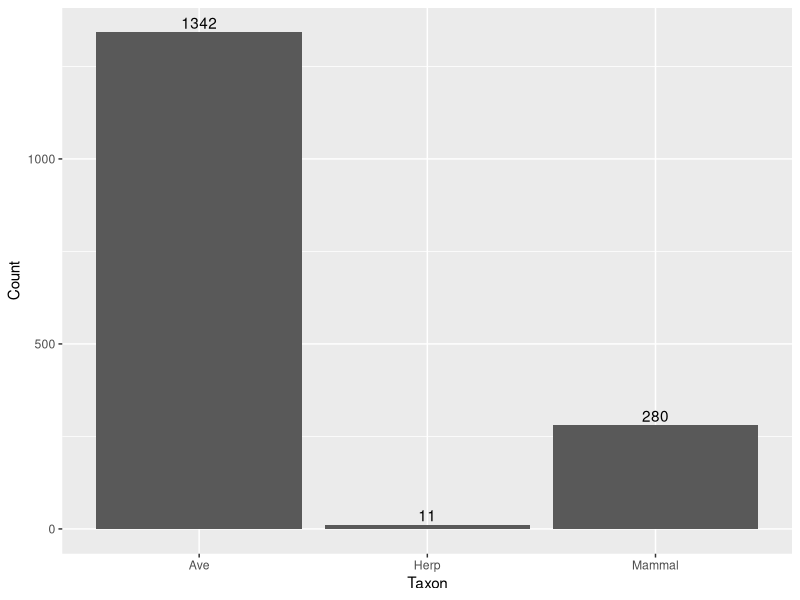

Reproduce this figure in R.
library(tidyverse) #loads program for later use

#########################################################################

COHA.prey = read.csv("homework_preyweights.csv") #pulls in COHA Prey Weights
COHA.prey = na.omit(COHA.prey) #omits rows with nothing in them
View(COHA.prey) #just lets us see the data
COHA.prey=COHA.prey[!grepl("na", COHA.prey$Taxa),] #removes the cells with "na" written in them in the "Taxa" column only

#########################################################################

md= COHA.prey[c("freq", "Taxa")] #creates a new data.frame called "md" with only the columns needed for graph
md = aggregate(.~Taxa,data=md,FUN=sum) #adds together all the rows of the same taxa
view(md)

#########################################################################

ggplot(md, aes(x = Taxa, y = freq))+
         geom_col() +
         geom_text(aes(label = freq), vjust = -0.3)+
         labs(y="Count", x="Taxon") #creates the graph
